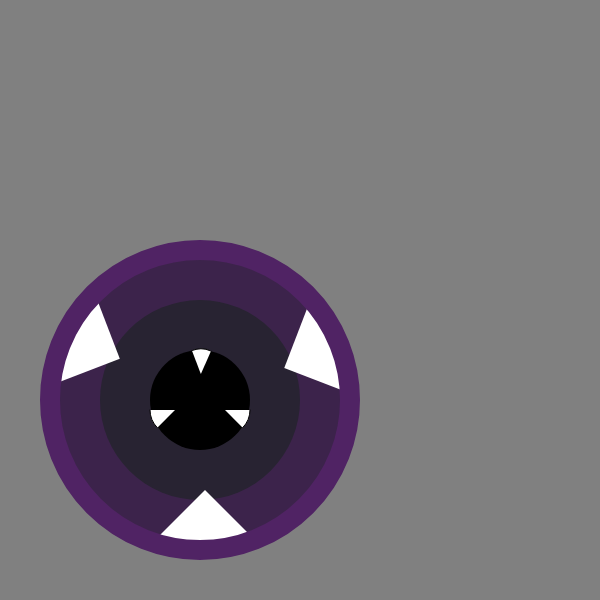
Frame 1 (no input)
Frame 60 (no input): identical to frame 1, image omitted
Frame 120 (the mouse pressed at the canvas centre since frame 60): identical to frame 1, image omitted

The p5.js sketch that drew this single still picture (run headless with seeded random() and noise() and a simulated clock; from frame 60 on, the mouse is pressed at the canvas centre):

// p5.js sketch
// ── sketch.js
function setup(){

// Creating canvas on which to draw monster.
  createCanvas( 600, 600 );
}

function draw(){

//Created sandbox to avoid problems between draw function and translate, rotate, or scale functions.
push();

  //Set background color.
  background(128);

  //Centered 'grid' in middle of canvas.
  translate( 300, 300 );

  //Used ellipse to see if grid was centered correctly.
  // ellipse( 0, 0, 50 );

  /****************************************************************************/
  //Mouth
  /****************************************************************************/

  //created new sandbox for mouth section of monster.
  push();

      // Sandbox for lips
      push();

        // Gums or lips
        // stroke('rgb(80, 35, 100)');
        // strokeWeight(20);

        // Outer mouth
        noStroke();
        fill('rgb(60, 35, 75)');
        ellipse( -100, 100, 300 );

      pop();

    //Mouth middle
    noStroke();
    fill('rgb( 40, 35, 50 )');
    ellipse( -100, 100, 200 );

    //Mouth center
    fill('black');
    ellipse( -100, 100, 100 );

  pop();

  /****************************************************************************/
  //Teeth
  /****************************************************************************/

    //Inner Teeth sandbox
    push();

      //Centered grid in mouth
      translate( -100, 100 );

        //First tooth sandbox
        push();

          //Moved grid center
          translate( 25, 0 );

          //Colored and created tooth shape
          fill( 'white');
          arc( 0, 10, 50, 50, 0, QUARTER_PI );

        pop();


      //Second tooth sandbox
      push();

        //Reflecting tooth across the y axis
        scale( -1, 1 );

        //Moved grid center
        translate( 25, 0 );

        //Colored and created second tooth shape
        fill( 'white');
        arc( 0, 10, 50, 50, 0, QUARTER_PI );

      pop();

      //Third tooth Sandbox
      push();

        //Reflecting tooth across x axis
        scale( 1, -1 );

        //Moved grid center
        translate( 10, 22 );

        //Rotated grid so thrid tooth was drawn in a vertical position (pointy end pointing down).
        rotate( radians(66));

        //Colored and created third tooth shape
        fill('white');
        arc( 0, 10, 50, 50, 0, QUARTER_PI );

      pop();

    pop();

//Outer Teeth

      //Outer teeth sandbox
      push();

        //Centered grid in inner mouth.
        translate( -100, 100 );

          //First outer tooth sandbox
          push();

            //Moved grid center
            translate( 0, 90 );

            //Colored and shaped first outer tooth
            fill('white');
            arc( 5, 0, 135, 135, radians(45), radians(135) );

          pop();

          //Second outer tooth sandbox
          push();

            //Reflecting second tooth across the x axis
            scale( 1, -1 );

            //Rotating grid by 66 degrees
            rotate( radians(66));

            //Moved grid center
            translate( 0, 90 );

            //Colored and shaped second outer tooth
            fill('white');
            arc( 5, 0, 135, 135, radians(45), radians(135) );

          pop();

          //Third outer tooth sandbox
          push();

            //Reflecting second tooth across the x axis
            scale( 1, -1 );

            //Rotated grid by 294 degrees
            rotate( radians(294));

            //Moved grid center
            translate( 0, 90 );

            //Colored and shaped third outer tooth
            fill('white');
            arc( 5, 0, 135, 135, radians(45), radians(135) );

          pop();

        pop();

  /****************************************************************************/
  //lips
  /****************************************************************************/

  //Created lips sandbox
  push();

    //Shaped and colored lips
    stroke('rgb(80, 35, 100)');
    strokeWeight(20);
    noFill();
    ellipse( -100, 100, 300 );

  pop();

pop();

}
